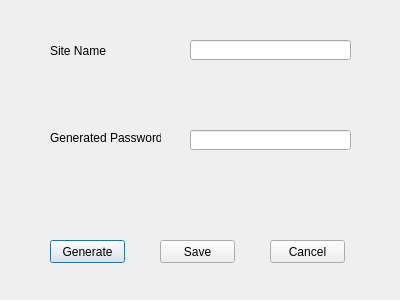
<?xml version="1.0" encoding="UTF-8"?>
<ui version="4.0">
 <class>Dialog</class>
 <widget class="QDialog" name="Dialog">
  <property name="geometry">
   <rect>
    <x>0</x>
    <y>0</y>
    <width>400</width>
    <height>300</height>
   </rect>
  </property>
  <property name="windowTitle">
   <string>Dialog</string>
  </property>
  <widget class="QDialogButtonBox" name="buttonBox">
   <property name="geometry">
    <rect>
     <x>30</x>
     <y>240</y>
     <width>341</width>
     <height>32</height>
    </rect>
   </property>
   <property name="orientation">
    <enum>Qt::Horizontal</enum>
   </property>
   <property name="standardButtons">
    <set>QDialogButtonBox::NoButton</set>
   </property>
  </widget>
  <widget class="QPushButton" name="pushButton">
   <property name="geometry">
    <rect>
     <x>50</x>
     <y>240</y>
     <width>75</width>
     <height>23</height>
    </rect>
   </property>
   <property name="text">
    <string>Generate</string>
   </property>
  </widget>
  <widget class="QPushButton" name="pushButton_2">
   <property name="geometry">
    <rect>
     <x>160</x>
     <y>240</y>
     <width>75</width>
     <height>23</height>
    </rect>
   </property>
   <property name="text">
    <string>Save</string>
   </property>
  </widget>
  <widget class="QPushButton" name="pushButton_3">
   <property name="geometry">
    <rect>
     <x>270</x>
     <y>240</y>
     <width>75</width>
     <height>23</height>
    </rect>
   </property>
   <property name="text">
    <string>Cancel</string>
   </property>
  </widget>
  <widget class="QLabel" name="label">
   <property name="geometry">
    <rect>
     <x>50</x>
     <y>40</y>
     <width>111</width>
     <height>21</height>
    </rect>
   </property>
   <property name="text">
    <string>Site Name</string>
   </property>
  </widget>
  <widget class="QLabel" name="label_2">
   <property name="geometry">
    <rect>
     <x>50</x>
     <y>130</y>
     <width>111</width>
     <height>16</height>
    </rect>
   </property>
   <property name="text">
    <string>Generated Password</string>
   </property>
  </widget>
  <widget class="QLineEdit" name="lineEdit">
   <property name="geometry">
    <rect>
     <x>190</x>
     <y>130</y>
     <width>161</width>
     <height>20</height>
    </rect>
   </property>
   <property name="readOnly">
    <bool>true</bool>
   </property>
  </widget>
  <widget class="QLineEdit" name="lineEdit_2">
   <property name="geometry">
    <rect>
     <x>190</x>
     <y>40</y>
     <width>161</width>
     <height>20</height>
    </rect>
   </property>
   <property name="readOnly">
    <bool>true</bool>
   </property>
  </widget>
 </widget>
 <resources/>
 <connections>
  <connection>
   <sender>buttonBox</sender>
   <signal>accepted()</signal>
   <receiver>Dialog</receiver>
   <slot>accept()</slot>
   <hints>
    <hint type="sourcelabel">
     <x>248</x>
     <y>254</y>
    </hint>
    <hint type="destinationlabel">
     <x>157</x>
     <y>274</y>
    </hint>
   </hints>
  </connection>
  <connection>
   <sender>buttonBox</sender>
   <signal>rejected()</signal>
   <receiver>Dialog</receiver>
   <slot>reject()</slot>
   <hints>
    <hint type="sourcelabel">
     <x>316</x>
     <y>260</y>
    </hint>
    <hint type="destinationlabel">
     <x>286</x>
     <y>274</y>
    </hint>
   </hints>
  </connection>
 </connections>
</ui>
